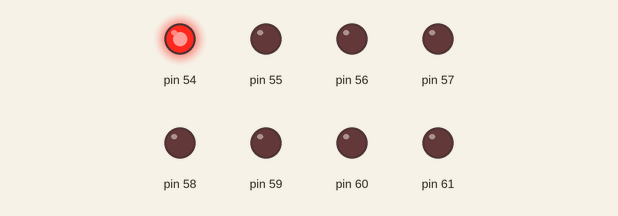
Simulated run of this sketch. Board: Arduino Mega 2560, built with avr-gcc and run on an emulated ATmega2560. Shown: output pins drawn as LEDs (lit = HIGH).

Above: at 0.08 s.
At 1.43 s:
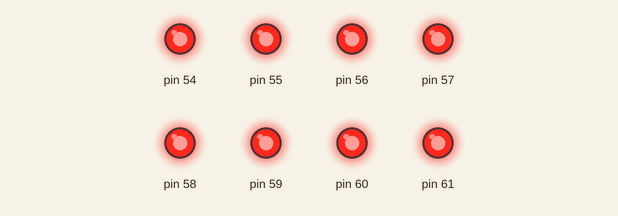
At 2.95 s:
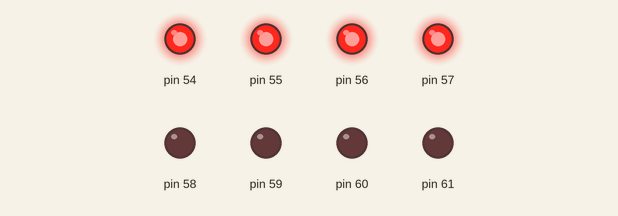
At 5.82 s:
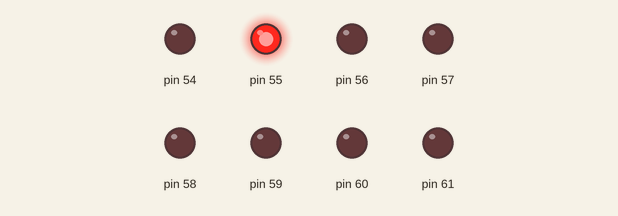
At 8.69 s:
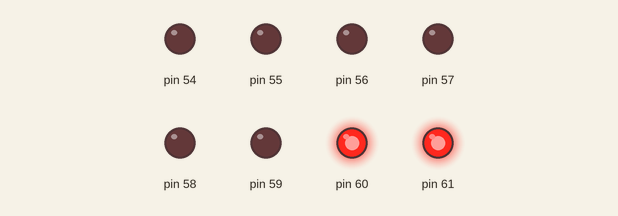
At 11.72 s:
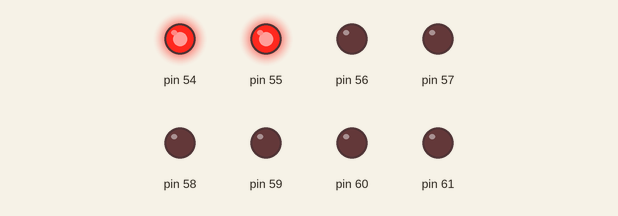
Timing chart, 0 to 12.0 s (numbered marks = the images above):
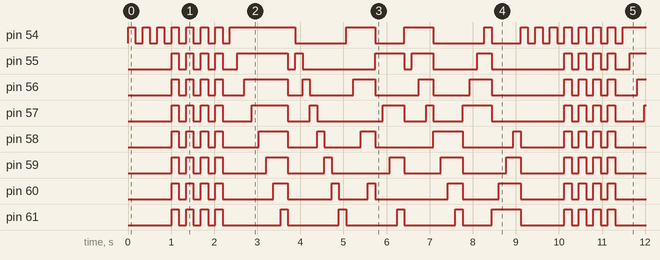

Measured:
- by itself, pin 54: moves between LOW and HIGH, repeating every 9.1 s
- by itself, pin 61: repeats every 9.1 s: 3 × (LOW 0.17 s, HIGH 0.17 s), LOW 1.4 s, 3 × (HIGH 0.17 s, LOW 1.2 s), HIGH 0.17 s, LOW 0.68 s, HIGH 0.68 s, LOW 1.0 s, HIGH 0.17 s
- by itself, pin 55: repeats every 9.1 s: 3 × (LOW 0.17 s, HIGH 0.17 s), LOW 0.34 s, HIGH 1.2 s, LOW 0.17 s, HIGH 0.17 s, LOW 1.7 s, HIGH 0.68 s, LOW 0.17 s, HIGH 0.51 s, LOW 1.0 s, HIGH 0.34 s, LOW 1.7 s, HIGH 0.17 s

The sketch:

sketch.ino
```cpp
#include "led_api.h"

void setup() {
  // put your setup code here, to run once:
  init_portf();

}

void loop() {
  // put your main code here, to run repeatedly:
   long i;
  unsigned char data=0;
  blink_led(0x01,3);
  blink_led(0xFF,4);
  for(i=0;i<8;i++){
    data|=1<<i;
    out_put(data);
    wait(100000);
  }
  for(i=0;i<8;i++){
    data=1<<i;
    out_put(data);
    wait(100000);
  }

  data=0;
  for(i=0;i<8;i+=2){
    data|=1<<i;
    out_put(data);
    wait(100000);
  }
  data=0;


  for(i=1;i<8;i+=2){
    data|=1<<i;
    out_put(data);
    wait(100000);
  }
  data=0;
  for(i=0;i<4;i++){
    data|=1<<i;
    out_put(data);
    wait(100000);
  }
  data=0;
  for(i=4;i<8;i++){
    data|=1<<i;
    out_put(data);
    wait(100000);
  }
  data=0;
   for(i=3;i>=0;i--){
     data|=1<<i;
     out_put(data);
     wait(100000);
   }
   data=0;
   for(i=7;i>3;i--){
     data|=1<<i;
     out_put(data);
     wait(100000);
  }


}
```

led_api.h
```cpp
void init_portf();
void wait(long);
void out_put(unsigned char);
void blink_led(unsigned char,char);


void init_portf(){
volatile unsigned char* dir_f;
dir_f=(unsigned char *)0x30;
*dir_f=0xFF;
}

void out_put(unsigned char data){
volatile unsigned char* out_f;
out_f=(unsigned char*) 0x31;
*out_f=data;

}

void wait(volatile long buf){
  while(buf--);
}

void blink_led(volatile unsigned char data,char times){
volatile unsigned long i,buf=99999;
volatile unsigned char x;
for(i=0;i<times;i++){
x=data;
out_put(x);
wait(buf);
x=0x00;
out_put(x);
wait(buf);


}

}
```
